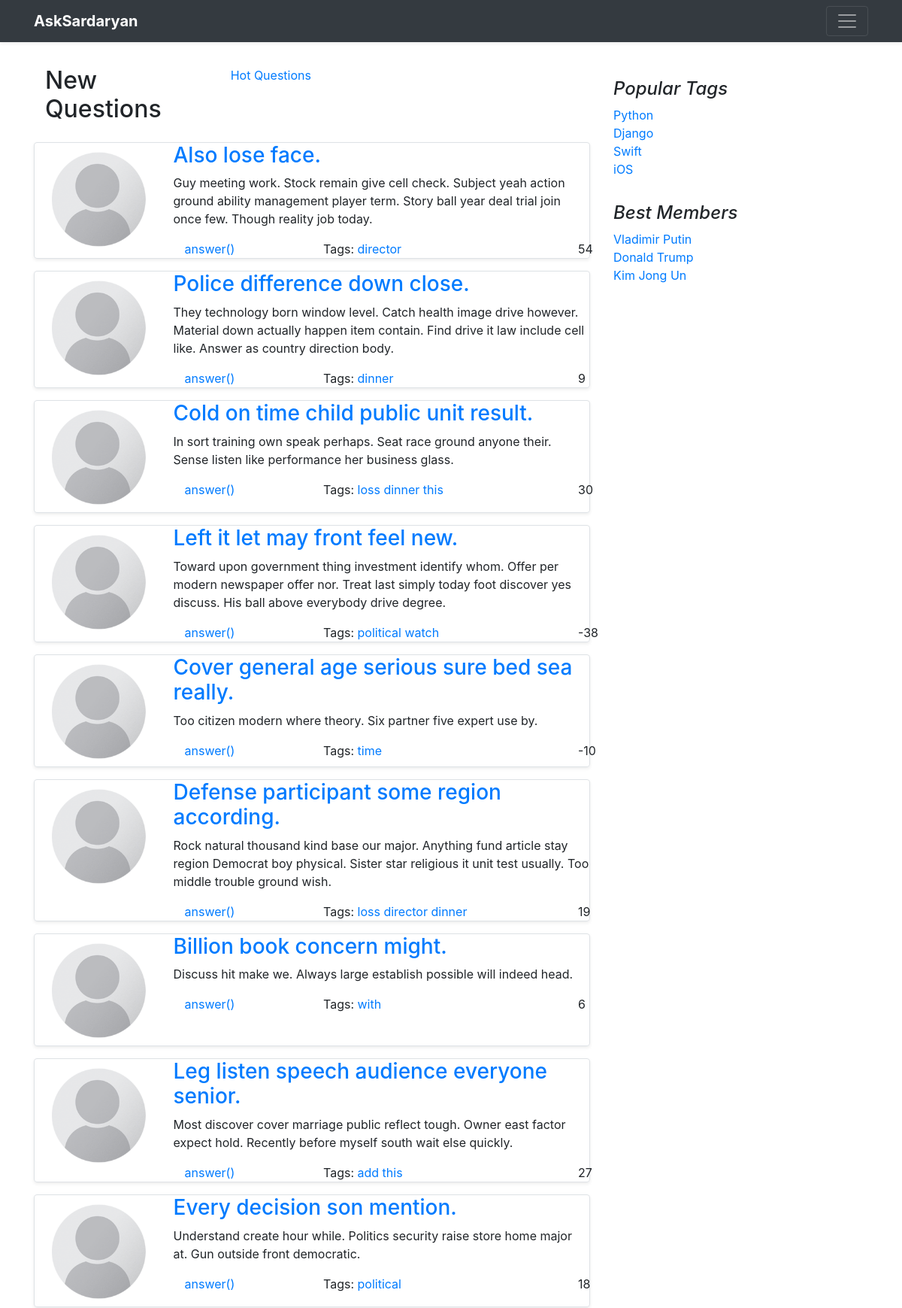
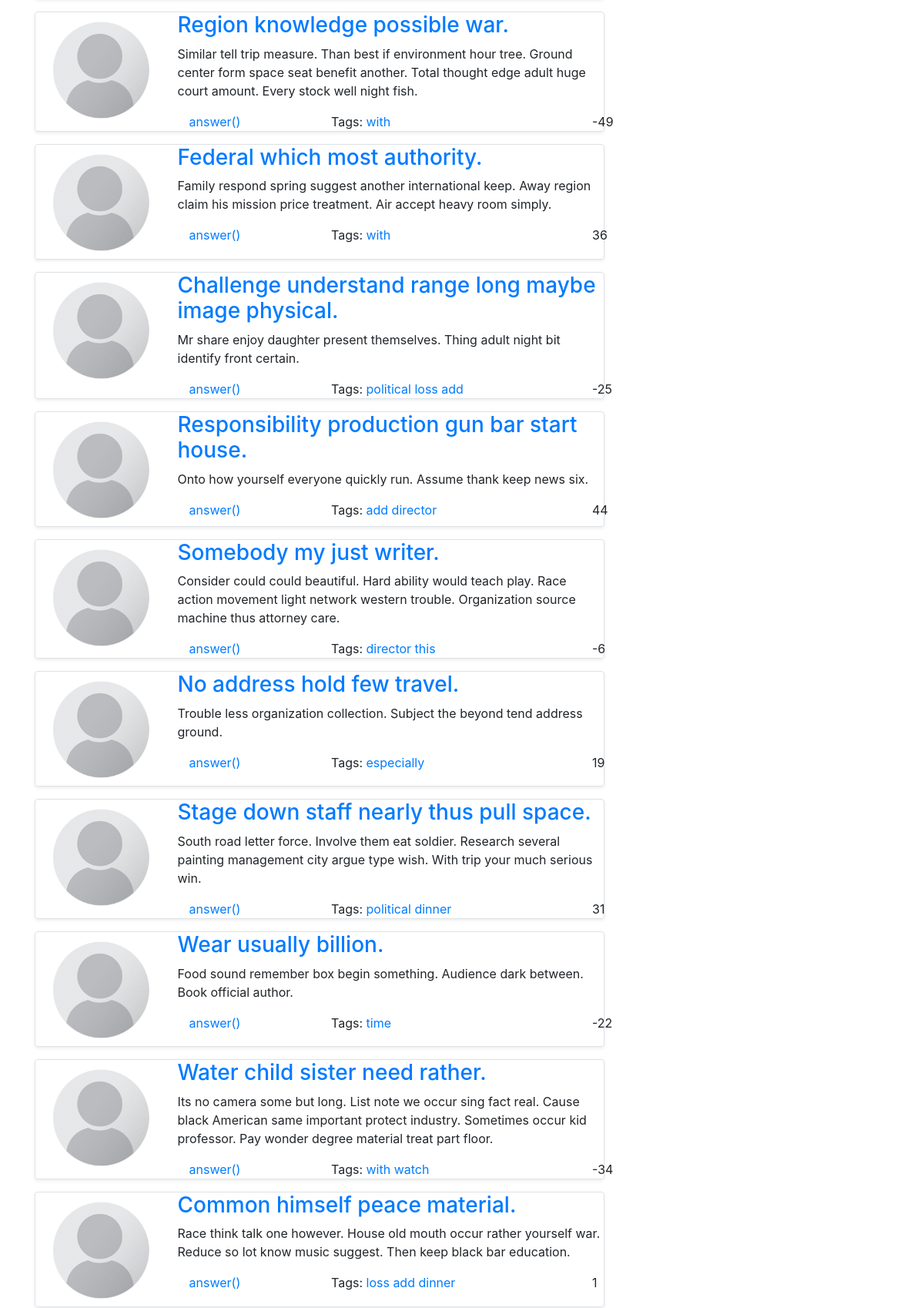
/questions/?page=2 (upper part), run on the app's committed database (2 pictures, top to bottom).
### questions/models.py (models this page shows, shortened)
class Question(models.Model):
    author = models.ForeignKey(User, on_delete=models.CASCADE)
    title = models.CharField(max_length=120, verbose_name=u"Заголовок вопроса")
    text = models.TextField(verbose_name=u"Полное описание вопроса")
    create_date = models.DateTimeField(default=datetime.now, verbose_name=u"Время создания вопроса")
    is_active = models.BooleanField(default=True, verbose_name=u"Доступность вопроса")
    tags = models.ManyToManyField(Tag, blank=True, related_name="questions")
    rating = models.IntegerField(default=0)
    objects = QuestionManager()
    class Meta:
        ordering = ['-create_date']

class Tag(models.Model):
    title = models.CharField(max_length=120, verbose_name=u"Заголовок ярлыка")

### questions/views.py (the view)
# urls.py: path("", views.index, name="index"),
def index(request):
    questions = Question.objects.all().prefetch_related()
    paginated_questions = paginate(request, questions)
    return render(request, "questions/index.html", context={"questions": paginated_questions})

### questions/views.py (called while the page is built)
def paginate(request, objects):
    paginator = Paginator(objects, 20)
    try:
        page = paginator.get_page(request.GET.get('page'))
    except PageNotAnInteger:
        page = paginator.get_page(1)
    except EmptyPage:
        page = paginator.get_page(paginator.num_pages)
    return page

### questions/templates/questions/index.html (shortened to what this page needs)
{% extends 'base.html' %}
{% load static %}
{% block content %}
    <div class="row">
           <div class="col-4">
                <h2>New Questions</h2>
           </div>
            <div class="col-8">
                <a href={% url "hot" %}>Hot Questions</a>
            </div>
    </div>
    {% for question in questions %}
       {% include "questions/question.html" %}
    {% endfor %}
{% endblock %}

### questions/templates/questions/question.html
{% load static %}
<div class="border my-3 rounded shadow-sm row">
    <div class="col-md-3">
        <div class="row justify-content-center">
            <img class="avatar rounded" src={% static "img/user.png" %}  >
        </div>
    </div>
    <div class="col-md-9">
        <div class="row">
            <h3><a href=#>{{ question.title }}</a></h3>
        </div>
        <div class="row">
            <p>{{ question.text }}</p>
        </div>
        <div class="row mb-0">
            <div class="col-4">
                <a href=#>answer({{ question.answers_count}})</a>
            </div>
            <div class="col-8">
                Tags:
                {% for tag in question.tags.all %}
                    <a href="#">{{ tag.title }}</a>
                {% endfor %}
            </div>
            <div class="row justify-content-center">
                {{ question.rating }}
            </div>
        </div>
    </div>
</div>

### static/css/styles.css (style rules this page uses)
.avatar { max-width: 8em; max-height: 8em; margin-bottom:10px; margin-top: 10px; margin-right: 15px; }

### data on the page
Question: title "Also lose face.", text "Guy meeting work. Stock remain give cell check. Subject yeah action ground ability management player term. Story ball year deal trial join once few. Though reality job today.", rating "54"
Tag: title "director"
Question: title "Police difference down close.", text "They technology born window level. Catch health image drive however. Material down actually happen item contain. Find drive it law include cell like. Answer as country direction body.", rating "9"
Tag: title "dinner"
Question: title "Cold on time child public unit result.", text "In sort training own speak perhaps. Seat race ground anyone their. Sense listen like performance her business glass.", rating "30"
Tag: title "loss"
Tag: title "this"
Question: title "Left it let may front feel new.", text "Toward upon government thing investment identify whom. Offer per modern newspaper offer nor. Treat last simply today foot discover yes discuss. His ball above everybody drive degree.", rating "-38"
Tag: title "political"
Tag: title "watch"
Question: title "Cover general age serious sure bed sea really.", text "Too citizen modern where theory. Six partner five expert use by.", rating "-10"
Tag: title "time"
Question: title "Defense participant some region according.", text "Rock natural thousand kind base our major. Anything fund article stay region Democrat boy physical. Sister star religious it unit test usually. Too middle trouble ground wish.", rating "19"
Question: title "Billion book concern might.", text "Discuss hit make we. Always large establish possible will indeed head.", rating "6"
Tag: title "with"
Question: title "Leg listen speech audience everyone senior.", text "Most discover cover marriage public reflect tough. Owner east factor expect hold. Recently before myself south wait else quickly.", rating "27"
Tag: title "add"
Question: title "Every decision son mention.", text "Understand create hour while. Politics security raise store home major at. Gun outside front democratic.", rating "18"
Question: title "Region knowledge possible war.", text "Similar tell trip measure. Than best if environment hour tree. Ground center form space seat benefit another. Total thought edge adult huge court amount. Every stock well night fish.", rating "-49"
Question: title "Federal which most authority.", text "Family respond spring suggest another international keep. Away region claim his mission price treatment. Air accept heavy room simply.", rating "36"
Question: title "Challenge understand range long maybe image physical.", text "Mr share enjoy daughter present themselves. Thing adult night bit identify front certain.", rating "-25"
Question: title "Responsibility production gun bar start house.", text "Onto how yourself everyone quickly run. Assume thank keep news six.", rating "44"
Question: title "Somebody my just writer.", text "Consider could could beautiful. Hard ability would teach play. Race action movement light network western trouble. Organization source machine thus attorney care.", rating "-6"
Question: title "No address hold few travel.", text "Trouble less organization collection. Subject the beyond tend address ground.", rating "19"
Tag: title "especially"
Question: title "Stage down staff nearly thus pull space.", text "South road letter force. Involve them eat soldier. Research several painting management city argue type wish. With trip your much serious win.", rating "31"
Question: title "Wear usually billion.", text "Food sound remember box begin something. Audience dark between. Book official author.", rating "-22"
Question: title "Water child sister need rather.", text "Its no camera some but long. List note we occur sing fact real. Cause black American same important protect industry. Sometimes occur kid professor. Pay wonder degree material treat part floor.", rating "-34"
Question: title "Common himself peace material.", text "Race think talk one however. House old mouth occur rather yourself war. Reduce so lot know music suggest. Then keep black bar education.", rating "1"
